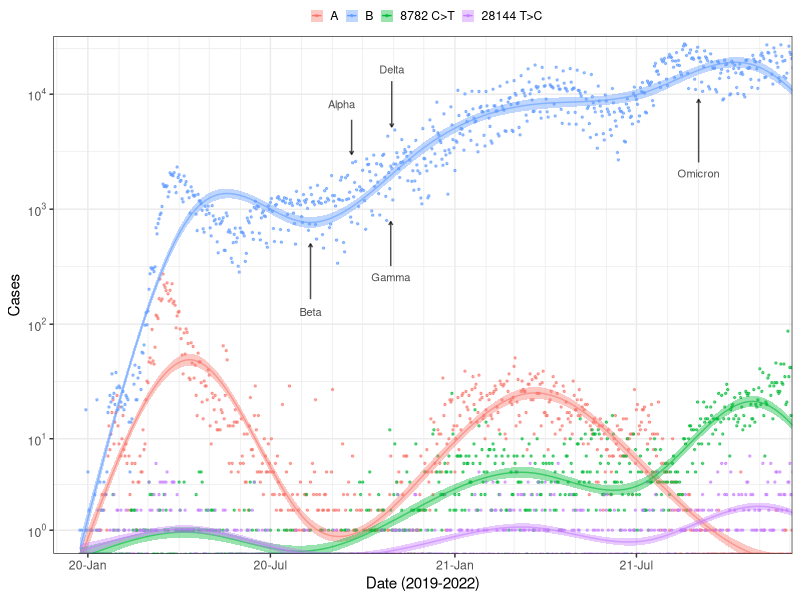

The R source for this figure: (Note: this script raises an error after producing the figure.)
rm(list = ls())
library(dplyr)
library(ggplot2)
library(scales)


df = read.csv('Covid19CasesGISAID.csv')
df$Var1 = as.Date(df$Var1)
df$Mutations = factor(df$Mutations, levels = unique(df$Mutations))

i = 2
for (i in c(1,3,4)) {
  c = cor(df$Freq[df$Mutations == unique(df$Mutations)[2]],
          df$Freq[df$Mutations == unique(df$Mutations)[i]])
  print(c)
}
# [1] -0.08236075
# [1] 0.7396961
# [1] 0.4516835
values = c(hue_pal()(3)[1], hue_pal()(3)[3], hue_pal()(3)[2], hue_pal()(4)[4])

anno = data.frame(x0 = as.Date(c('2020-8-10','2020-9-10','2020-10-29','2020-10-30','2021-9-1')),
                  y0 = c(128,8192,256,16384,2048),
                  text = c('Beta', 'Alpha', 'Gamma', 'Delta', 'Omicron'))
anno_arr = data.frame(x = as.Date(c('2020-8-10','2020-9-20','2020-10-29','2020-10-30','2021-9-1')),
                      y = c(165,6000,320,13000,2550),
                      xend = as.Date(c('2020-8-10','2020-9-20','2020-10-29','2020-10-30','2021-9-1')),
                      yend = c(500,3000,780,5200,9000),
                      text = c('Beta', 'Alpha', 'Gamma', 'Delta', 'Omicron'))


p <- ggplot(data = df, aes(x = Var1, y = Freq, colour = Mutations)) + 
  geom_point(size = 0.5) + 
  geom_smooth(aes(fill = Mutations, color = Mutations), 
              n = 300, size = 0.5) +
  scale_y_continuous(trans=scales::pseudo_log_trans(base=2),
                     breaks = c(1,10,100,1000,10000),
                     labels = c(expression(10^0),expression(10^1),
                                expression(10^2), expression(10^3),
                                expression(10^4))) +
  # annotation_logticks(linewidth = 0.1) +
  scale_x_date(breaks = seq(as.Date('2020-01-01'), as.Date('2022-11-01'), by="6 months"),
               minor_breaks = seq(as.Date('2019-12-01'), as.Date('2022-11-01'), by ='1 month'),
               date_labels = "%y-%b") +
  xlab('Date (2019-2022)') + 
  ylab('Cases') + 
  theme_bw() +
  scale_color_manual(name="",
                     labels=c("A", "B", '8782 C>T', "28144 T>C"),
                     values = alpha(values, 0.6)) +
  scale_fill_manual(name="",
                    labels=c("A", "B", '8782 C>T', "28144 T>C"),
                    values = alpha(values, 0.1)) +
  coord_cartesian(xlim = c(as.Date('2019-12-31'), as.Date('2021-10-31')),
                  ylim = c(1,2*10^4)) +
  geom_text(data = anno, aes(x = x0,  y = y0, label = text),
            inherit.aes = F, size = 2.8, alpha = .7) +
  geom_segment(data = anno_arr, aes(x = x, y = y, xend = xend, yend = yend),
               arrow = arrow(length = unit(0.1, "cm")), alpha = .7,
               inherit.aes = F) +
  theme(legend.key.size = unit(0.3, 'cm'),
        legend.position = 'top',
        legend.margin = margin(t = 0, r = 0, b = -2, l = 0)
  ) 
p


pdf(paste0("Output/gr.pdf"), width = 3, height = 2.5)
print(p)
dev.off()


